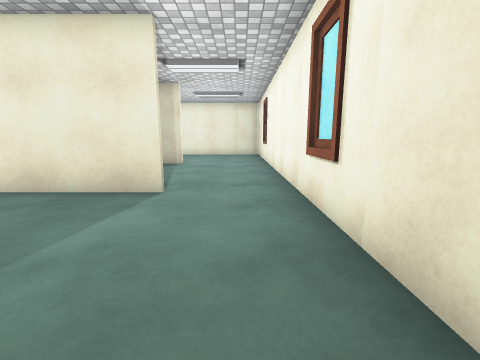
view 1 (above)

16 first-person views from a walk through a scene from a Unity 3-D project. The camera is 1.2 m above the floor, tilts 10° down and sees 90° across. The floor is counted in squares, 1 m on a side. Each view is taken from the middle of a square. On the plan, view 1 faces up. The plan holds only what a view shows up to about 12 squares ahead; the rest is blank. The player character is not drawn. Some animated figures are not drawn. Surface patterns are stand-ins for the level's own textures.

view 2
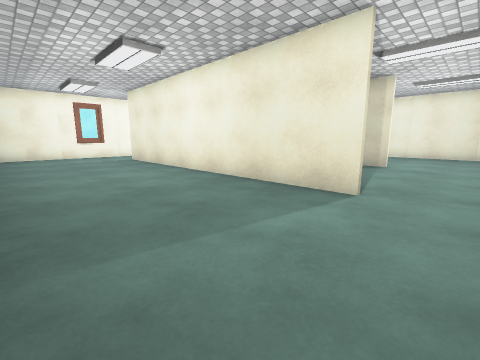

view 3
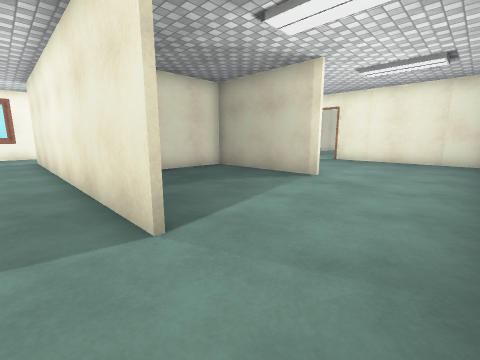

view 4
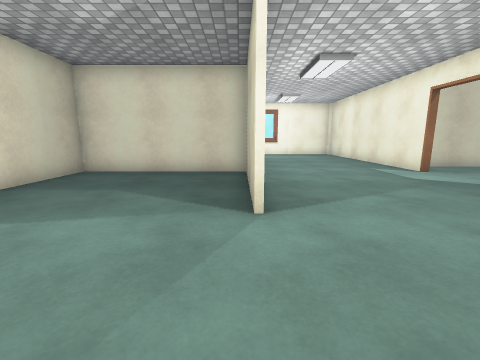

view 5
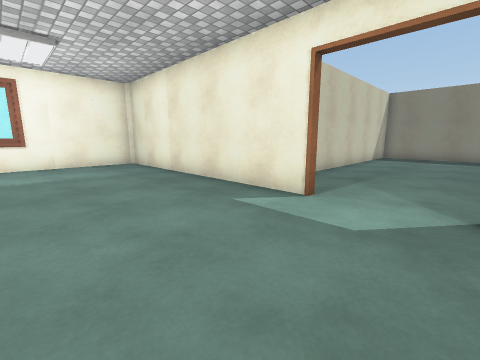

view 6
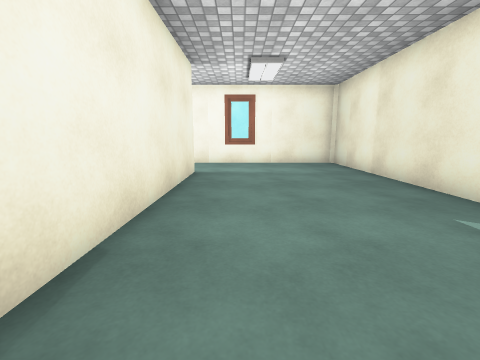

view 7
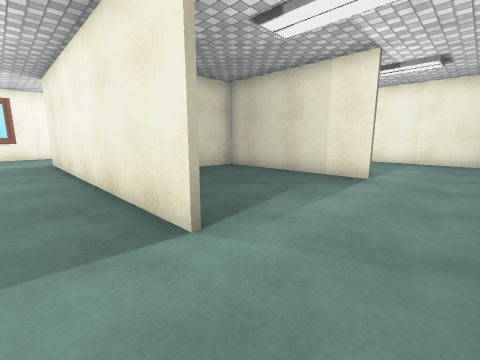

view 8
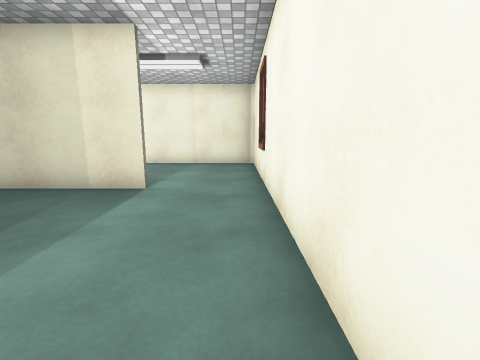

view 9
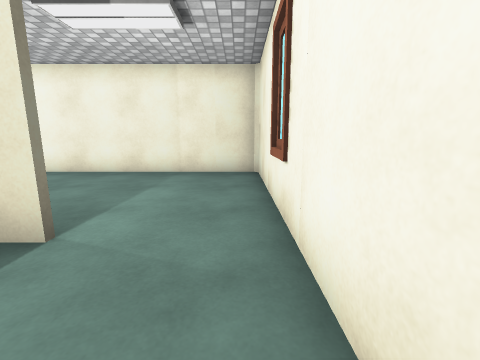

view 10
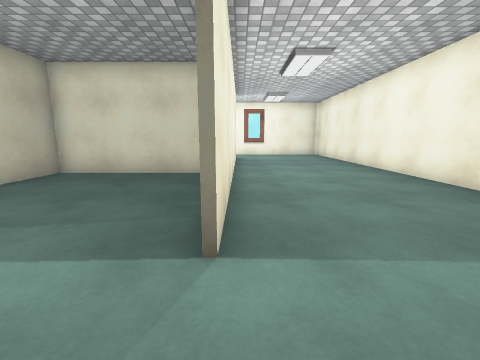

view 11
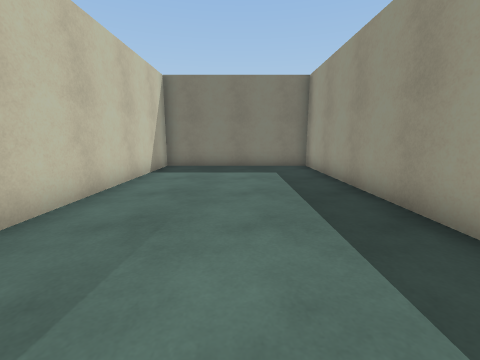

view 12
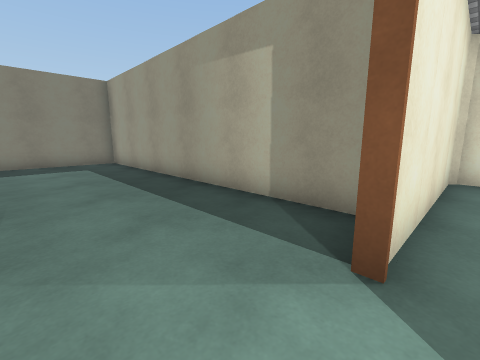

view 13
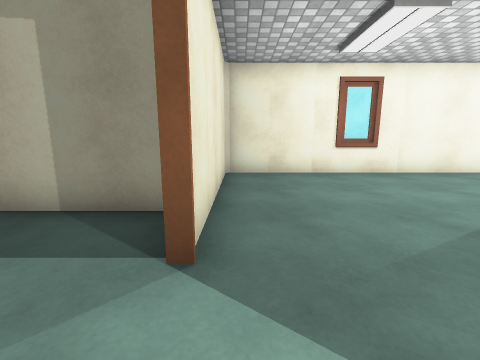

view 14
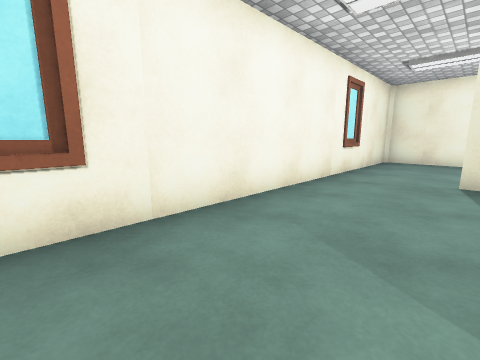

view 15
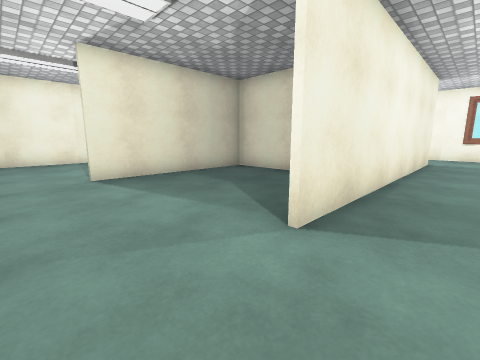

view 16
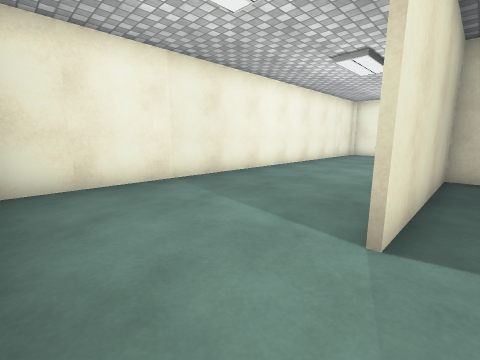

### Floor plan
Points are (right, up) in squares from view 1. A wall is a line through its corners. A room is listed if a view was taken in it or the views show most of it. See-through windows are left out.
Room 1 (views 1, 2, 3, 4, 5, 6, 7, 8, 9, 10, 11, 12, 13, 14, 15, 16)
walls: (-7.6, 11.3) (-7.6, 5.4) (-1.6, 5.4); (-2.6, 11.2) (-9.9, 11.2); (-7.4, 17.5) (-16.7, 17.5) (-16.7, -0.5) (1.4, -0.5) (1.4, 17.5) (-4.9, 17.5); (-13.6, 11.4) (-2.6, 11.4); (-3.1, 18.2) (-3.1, 29.3) (-9.1, 29.3) (-9.1, 19); (-1.6, 5.2) (-13.8, 5.2); (-13.8, 5.4) (-7.7, 5.4) (-7.7, 11.3)

Positions as (right, up) in squares from view 1, and headings:
1: (0, 0), facing up
2: (0, 0), facing up-left
3: (1, 4), facing up-left
4: (1, 11), facing left
5: (-5, 13), facing up-left
6: (-5, 13), facing left
7: (-16, 13), facing down-right
8: (-16, 11), facing down
9: (-16, 8), facing down
10: (-16, 5), facing right
11: (-6, 19), facing up
12: (-7, 17), facing up-right
13: (-7, 17), facing right
14: (-2, 13), facing down-right
15: (0, 13), facing down-left
16: (1, 6), facing down-left
